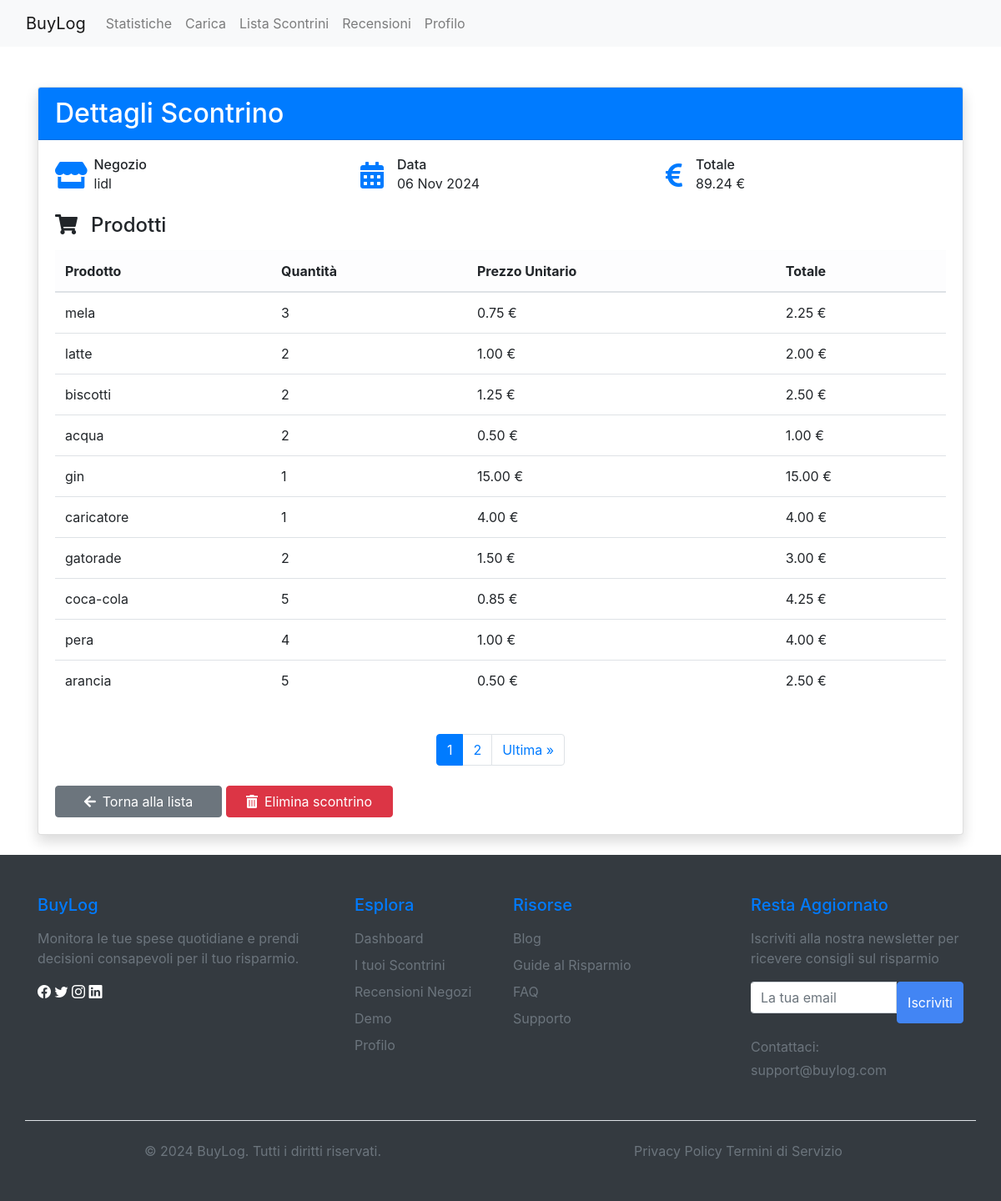
The app's page /scontrini/dettagli/82/ (signed in) with its own data.
### scontrini/models.py (models this page shows, shortened)
class Scontrino(models.Model):
    utente = models.ForeignKey(User, on_delete=models.CASCADE)
    negozio = models.ForeignKey(Negozio, on_delete=models.CASCADE)
    data = models.DateTimeField()
    totale = models.DecimalField(
        max_digits=10, decimal_places=2, default=0.00)  # Aggiungi questo campo
    class Meta:
        verbose_name_plural = 'Scontrini'

class Negozio(models.Model):
    nome = models.CharField(max_length=100)
    recensione_media = models.FloatField(null=True, blank=True)
    class Meta:
        verbose_name_plural = 'Negozi'

class ListaProdotti(models.Model):
    scontrino = models.ForeignKey(
        Scontrino, on_delete=models.CASCADE, related_name='prodotti')
    prodotto = models.ForeignKey(Prodotto, on_delete=models.CASCADE)
    quantita = models.IntegerField()
    prezzo_unitario = models.DecimalField(max_digits=6, decimal_places=2)
    class Meta:
        verbose_name_plural = 'ListaProdotti'

class Prodotto(models.Model):
    nome = models.CharField(max_length=100)
    class Meta:
        verbose_name_plural = 'Prodotti'

### scontrini/views.py (the view)
@login_required
def dettagli_scontrino(request, scontrino_id):
    scontrino = get_object_or_404(
        Scontrino, id=scontrino_id, utente=request.user)
    prodotti_list = scontrino.prodotti.all()
    for prodotto in prodotti_list:
        prodotto.totale = prodotto.prezzo_unitario * prodotto.quantita
    paginator = Paginator(prodotti_list, 10)
    page = request.GET.get('page', 1)
    try:
        prodotti = paginator.page(page)
    except:
        prodotti = paginator.page(1)
    return render(request, 'scontrini/dettagli_scontrino.html', {
        'scontrino': scontrino,
        'prodotti': prodotti
    })

### scontrini/templates/scontrini/dettagli_scontrino.html (shortened to what this page needs)
{% extends 'scontrini/base.html' %}
{% block content %}
<div class="container mt-5">
    <div class="card shadow">
        <div class="card-header bg-primary text-white">
            <h2 class="mb-0">Dettagli Scontrino</h2>
        </div>
        <div class="card-body">
            <div class="row mb-4">
                <div class="col-md-4">
                    <div class="d-flex align-items-center">
                        <i class="fas fa-store fa-2x mr-2 text-primary"></i>
                        <div>
                            <h6 class="mb-0">Negozio</h6>
                            <p class="mb-0">{{ scontrino.negozio.nome }}</p>
                        </div>
                    </div>
                </div>
                <div class="col-md-4">
                    <div class="d-flex align-items-center">
                        <i class="fas fa-calendar-alt fa-2x mr-3 text-primary"></i>
                        <div>
                            <h6 class="mb-0">Data</h6>
                            <p class="mb-0">{{ scontrino.data|date:"d M Y" }}</p>
                        </div>
                    </div>
                </div>
                <div class="col-md-4">
                    <div class="d-flex align-items-center">
                        <i class="fas fa-euro-sign fa-2x mr-3 text-primary"></i>
                        <div>
                            <h6 class="mb-0">Totale</h6>
                            <p class="mb-0">{{ scontrino.totale|floatformat:2 }} €</p>
                        </div>
                    </div>
                </div>
            </div>
            <h4 class="mb-3"><i class="fas fa-shopping-cart fa-1x mr-3"></i>Prodotti</h4>
            <div class="table-responsive">
                <table class="table table-hover">
                    <thead class="table-light">
                        <tr>
                            <th>Prodotto</th>
                            <th>Quantità</th>
                            <th>Prezzo Unitario</th>
                            <th>Totale</th>
                        </tr>
                    </thead>
                    <tbody>
                        {% for prodotto in prodotti %}
                        <tr>
                            <td>{{ prodotto.prodotto.nome }}</td>
                            <td>{{ prodotto.quantita }}</td>
                            <td>{{ prodotto.prezzo_unitario|floatformat:2 }} €</td>
                            <td>{{ prodotto.totale|floatformat:2 }} €</td>
                        </tr>
                        {% endfor %}
                    </tbody>
                </table>
            </div>
            {% if prodotti.paginator.num_pages > 0 %}
            <nav aria-label="Navigazione pagine" class="mt-4">
                <ul class="pagination justify-content-center">
                    {% for num in prodotti.paginator.page_range %}
                        <li class="page-item {% if prodotti.number == num %}active{% endif %}">
                            <a class="page-link" href="?page={{ num }}">{{ num }}</a>
                        </li>
                    {% endfor %}
                    {% if prodotti.has_next %}
                        <li class="page-item">
                            <a class="page-link" href="?page={{ prodotti.paginator.num_pages }}">Ultima &raquo;</a>
                        </li>
                    {% endif %}
                </ul>
            </nav>
            {% endif %}
            <div class="mt-4">
                <a href="{% url 'scontrini:lista_scontrini' %}" class="btn btn-secondary me-2" style="width: 200px;">
                    <i class="fas fa-arrow-left mr-2"></i>Torna alla lista
                </a>
                <button class="btn btn-danger" data-toggle="modal" data-target="#deleteModal" style="width: 200px;">
                    <i class="fas fa-trash-alt mr-2"></i>Elimina scontrino
                </button>
            </div>
        </div>
    </div>
</div>
{% endblock %}

### static/css/style.css (style rules this page uses)
body { min-height: 100vh; display: flex; flex-direction: column; }

### records on screen
Scontrino: negozio.nome "lidl", data "06 Nov 2024", totale "89.24"
ListaProdotti: prodotto.nome "mela", quantita "3", prezzo_unitario "0.75", totale "2.25"
ListaProdotti: prodotto.nome "latte", quantita "2", prezzo_unitario "1.00", totale "2.00"
ListaProdotti: prodotto.nome "biscotti", quantita "2", prezzo_unitario "1.25", totale "2.50"
ListaProdotti: prodotto.nome "acqua", quantita "2", prezzo_unitario "0.50", totale "1.00"
ListaProdotti: prodotto.nome "gin", quantita "1", prezzo_unitario "15.00", totale "15.00"
ListaProdotti: prodotto.nome "caricatore", quantita "1", prezzo_unitario "4.00", totale "4.00"
ListaProdotti: prodotto.nome "gatorade", quantita "2", prezzo_unitario "1.50", totale "3.00"
ListaProdotti: prodotto.nome "coca-cola", quantita "5", prezzo_unitario "0.85", totale "4.25"
ListaProdotti: prodotto.nome "pera", quantita "4", prezzo_unitario "1.00", totale "4.00"
ListaProdotti: prodotto.nome "arancia", quantita "5", prezzo_unitario "0.50", totale "2.50"

### other values on screen
{{ num }} "1" "2"
